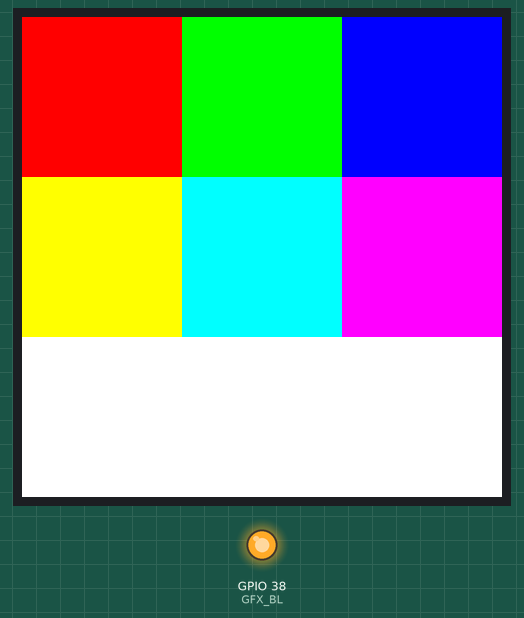
Simulated run of this program. Board: ESP32-S3. Shown: 480×480 colour display, output pins drawn as LEDs (lit = HIGH). What the program prints to the serial monitor is not drawn.

Above: at 0.9 s.

The program:

main.cpp
```cpp
#include <Arduino.h>
#include <Arduino_GFX_Library.h>

#define GFX_BL 38

Arduino_ESP32RGBPanel *bus = new Arduino_ESP32RGBPanel(
  39, 48, 47, 18, 17, 16, 21,
  11, 12, 13, 14, 0,
  8, 20, 3, 46, 9, 10,
  4, 5, 6, 7, 15
);

Arduino_ST7701_RGBPanel *gfx = new Arduino_ST7701_RGBPanel(
  bus, GFX_NOT_DEFINED, 0, true, 480, 480,
  st7701_type1_init_operations, sizeof(st7701_type1_init_operations), true,
  10, 8, 50, 10, 8, 20
);

void setup() {
  Serial.begin(115200);
  delay(300);
  Serial.println("\n=== DISPLAY TEST ===");

  gfx->begin(16000000);

  Serial.println("[TEST] gfx begin ok");

  gfx->fillScreen(BLACK);

  pinMode(GFX_BL, OUTPUT);
  digitalWrite(GFX_BL, HIGH);
  Serial.println("[TEST] backlight on");

  gfx->fillRect(0, 0, 160, 160, RED);
  gfx->fillRect(160, 0, 160, 160, GREEN);
  gfx->fillRect(320, 0, 160, 160, BLUE);
  gfx->fillRect(0, 160, 160, 160, YELLOW);
  gfx->fillRect(160, 160, 160, 160, CYAN);
  gfx->fillRect(320, 160, 160, 160, MAGENTA);
  gfx->fillRect(0, 320, 480, 160, WHITE);
  Serial.println("[TEST] color blocks drawn");
}

void loop() {
  Serial.println("[TEST] alive");
  delay(2000);
}
```
